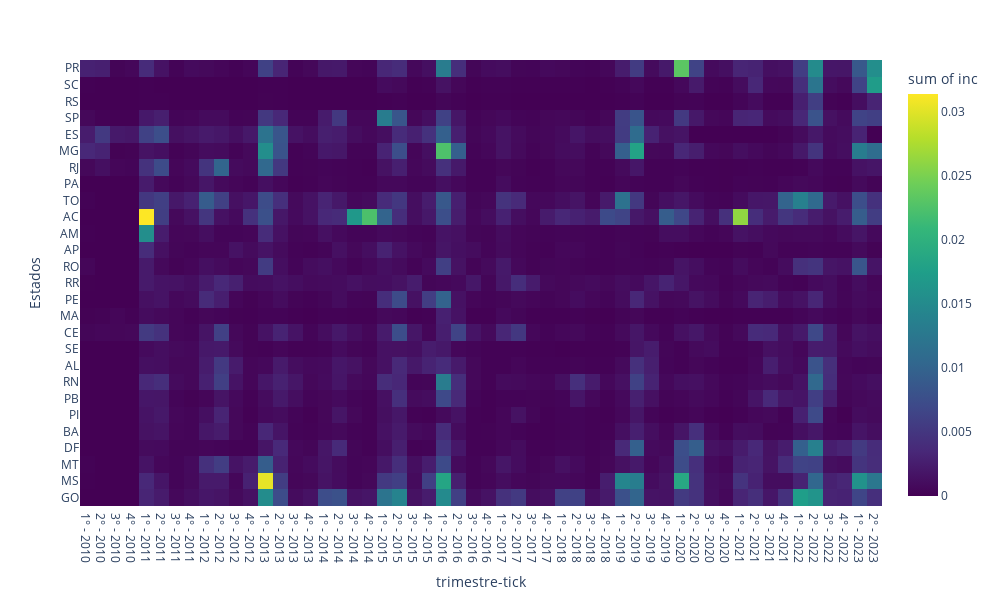

The notebook cell this image was saved under:
### Code cell


### Figure 1 — Plotly figure (JSON) as saved in the notebook; plotly's stock layout.template omitted (floating-point values rounded to 4 significant figures; data arrays with more than 128 entries replaced by an {"elided": "..."} marker saying what was removed)
{"data": [{"coloraxis": "coloraxis", "histfunc": "sum", "hovertemplate": "trimestre-tick=%{x}<br>UF=%{y}<br>sum of inc=%{z}<extra></extra>", "name": "", "type": "histogram2d", "x": {"elided": "1458 str values"}, "xaxis": "x", "xbingroup": "x", "y": {"elided": "1458 str values"}, "yaxis": "y", "ybingroup": "y", "z": {"elided": "1458 float values"}}], "layout": {"coloraxis": {"colorbar": {"title": {"text": "sum of inc"}}, "colorscale": [[0, "#440154"], [0.1111, "#482878"], [0.2222, "#3e4989"], [0.3333, "#31688e"], [0.4444, "#26828e"], [0.5556, "#1f9e89"], [0.6667, "#35b779"], [0.7778, "#6ece58"], [0.8889, "#b5de2b"], [1, "#fde725"]]}, "height": 600, "legend": {"tracegroupgap": 0}, "margin": {"t": 60}, "width": 1000, "xaxis": {"anchor": "y", "domain": [0, 1], "title": {"text": "trimestre-tick"}}, "yaxis": {"anchor": "x", "categoryarray": ["GO", "MS", "MT", "DF", "BA", "PI", "PB", "RN", "AL", "SE", "CE", "MA", "PE", "RR", "RO", "AP", "AM", "AC", "TO", "PA", "RJ", "MG", "ES", "SP", "RS", "SC", "PR"], "categoryorder": "array", "domain": [0, 1], "title": {"text": "Estados"}}}}
